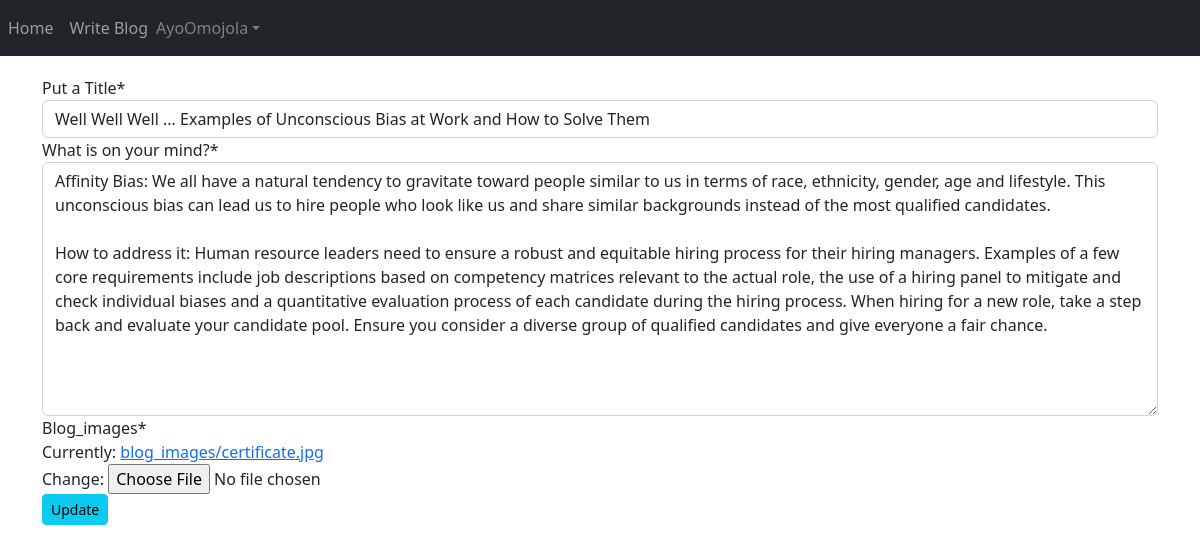
/blog/edit-blog/26/ (signed in), run on the app's committed database.
### App_Blog/models.py (models this page shows, shortened)
class Blog(models.Model):
    author = models.ForeignKey(User, on_delete=models.CASCADE,related_name='post_author')
    blog_title = models.CharField(max_length=264,verbose_name='Put a Title')
    slug = models.SlugField(max_length=264, unique=True)
    blog_contain = models.TextField(verbose_name='What is on your mind?')
    blog_image = models.ImageField(upload_to='blog_images',verbose_name='blog_images')
    publish_date = models.DateTimeField(auto_now_add=True) ## auto_now_add is related to the time of creation of record
    update_date = models.DateTimeField(auto_now=True) ## auto_now is related to the last time of and update of record
    class Meta:
        ordering = ['-publish_date']

### App_Blog/views.py (the view, shortened to what this page needs)
# urls.py: path('edit-blog/<pk>/',views.UpdateBlog.as_view(),name='edit_blog'),
class UpdateBlog(LoginRequiredMixin, UpdateView):
    model = Blog
    fields = ('blog_title','blog_contain','blog_image')
    template_name = 'App_Blog/edit_blog.html'

### templates/App_Blog/edit_blog.html (shortened to what this page needs)
{% extends 'base.html' %}
{% load crispy_forms_tags %}
{% block body_block %}
{% if blog.author == user %}
<form method="POST" enctype="multipart/form-data">
    {{ form|crispy }}
    <button type="submit" class="btn btn-info btn-sm" >Update</button>
</form>
{% else %}
<p> You are not allowed to view this page </p>
{% endif %}
{% endblock %}

### templates/base.html (shortened to what this page needs)
<!doctype html>
<html lang="en">
<head>
    <link href="https://cdn.jsdelivr.net/npm/bootstrap@5.2.1/dist/css/bootstrap.min.css" rel="stylesheet"
>
</head>
<body>
    <nav class="navbar navbar-expand-sm bg-dark navbar-dark">
        <ul class="navbar-nav" >
            <a href="{% url 'index' %}" class="nav-link">Home</a>
            {% if user.is_authenticated %}
                <a href="{% url 'App_Blog:create_blog' %}" class="nav-link">Write Blog</a>
            {% else %}
                <a href="{% url 'App_Login:signin' %}" class="nav-link">Login</a>
                <a href="{% url 'App_Login:signup' %}" class="nav-link">Sign Up</a>
            {% endif %}
        </ul>
        {% if user.is_authenticated %}
        <div class="nav-item dropdown">
            <a href="#" class="nav-link dropdown-toggle" id="navbardrop" data-toggle="dropdown" style="color:grey;">{{ user.username }}</a>
        </div>
        {% endif %}
    </nav>
    <div class="container" style="padding-top: 20px;" >
        {% block body_block %}
        {% endblock %}
    </div>
</body>
</html>

### data on the page
Blog: blog_title "Well Well Well ... Examples of Unconscious Bias at Work and How to Solve Them", blog_contain "Affinity Bias: We all have a natural tendency to gravitate toward people similar to us in terms of race, ethnicity, gender, age and lifestyle. This unconscious bias can lead us to hire people who look like us and share similar backgrounds instead of the most qualified candidates. How to address it: Human resource leaders need to ensure a robust and equitable hiring process for their hiring managers. Examples of a few core requirements include job descriptions based on competency matrices relevant to the actual role, the use of a hiring panel to mitigate and check individual biases and a quantitative evaluation process of each candidate during the hiring process. When hiring for a new role,…"

### other printed values
{{ user.username }} "AyoOmojola"
